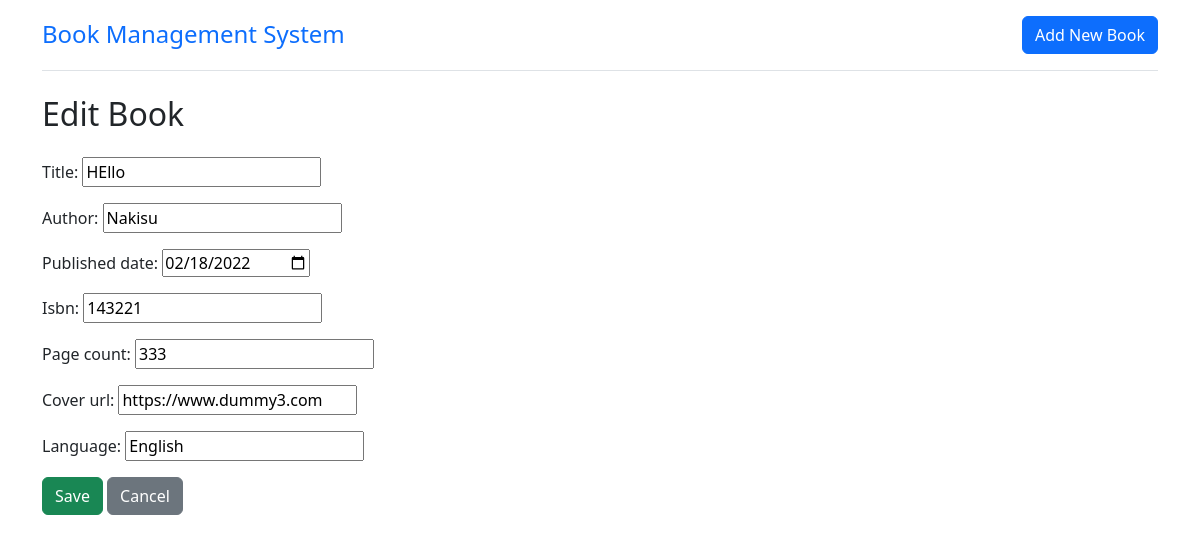
The page /3/edit/ on the database its author committed.
### BookApp/models.py (models this page shows, shortened)
class Book(models.Model):
    title = models.CharField(max_length=200)
    author = models.CharField(max_length=100)
    published_date = models.DateField(null=True, blank=True)
    isbn = models.CharField(max_length=13, blank=True)
    page_count = models.IntegerField(null=True, blank=True)
    cover_url = models.URLField(max_length=200, blank=True)
    language = models.CharField(max_length=50, default='English')

### BookApp/views.py (the view)
# urls.py: path('<int:pk>/edit/', BookUpdateView.as_view(), name='book_update'),
class BookUpdateView(UpdateView):
    model = Book
    form_class = BookForm
    template_name = 'book_form.html'
    success_url = reverse_lazy('book_list')

### BookApp/forms.py
class BookForm(forms.ModelForm):
    class Meta:
        model = Book
        fields = '__all__'
        widgets = {
            'published_date': forms.DateInput(attrs={'type': 'date'}),
        }

### BookApp/templates/book_form.html (shortened to what this page needs)
{% extends 'base.html' %}
{% block content %}
    <h2 class="mb-4">{% if object %}Edit Book{% else %}Add New Book{% endif %}</h2>
    <form method="post">
        {{ form.as_p }}
        <button type="submit" class="btn btn-success">Save</button>
        <a href="{% url 'book_list' %}" class="btn btn-secondary">Cancel</a>
    </form>
{% endblock %}

### rows shown on the page
Book: title "HEllo", author "Nakisu", published_date "02/18/2022", isbn "143221", page_count "333", cover_url "https://www.dummy3.com", language "English"
